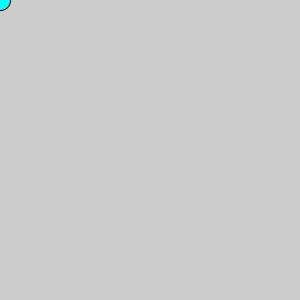
Frame 1 (no input)
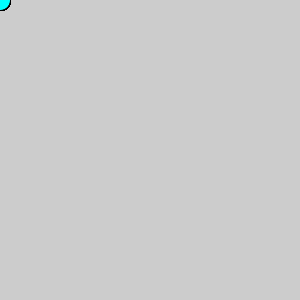
Frame 60 (the mouse pressed at the canvas centre just before this capture)
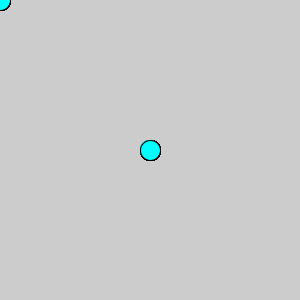
Frame 120 (the mouse held since frame 60 and released just before this capture)

The Processing sketch that drew these frames (run headless with seeded random() and noise(); from frame 60 on, the mouse is pressed at the canvas centre):

// Processing sketch: processing_106839
// ── processing_106839.pde

void setup()
{
    size(300,300);
 }
 
void draw()
{
    fill(0,255,255);
    ellipse(mouseX,mouseY,20,20);
}
